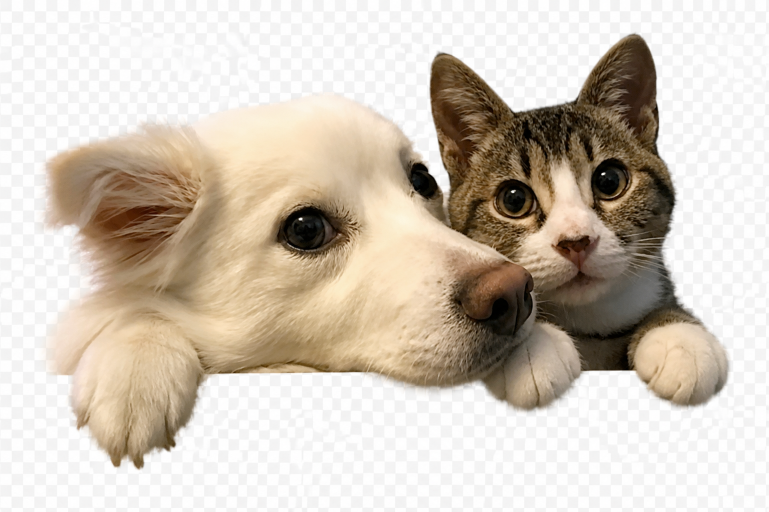
#> input picture work/design-spec/references/cat-dog-photo-edge-exact.png, 1537 x 1023 px (shown at 1/2 size)
$ python render_today_exact.py
#> lines starting #> are read from the running program, lines starting #| are printed output that depends on the picture; after the words box and inside, x2 and y2 are one past the last pixel; in counts of white or black regions, pixels touching at a corner belong together
from pathlib import Path
import random

import cv2
import numpy as np
from PIL import Image, ImageDraw, ImageFilter, ImageFont


ROOT = Path(__file__).resolve().parent
PROJECT = ROOT.parents[2]
REFERENCE = PROJECT / "work" / "design-spec" / "references"
PET_SOURCE = REFERENCE / "cat-dog-photo-edge-exact.png"
PET_CUTOUT = ROOT / "cat-dog-photo-edge-exact-cutout.png"
PHOTO_SOURCE = PROJECT / "work" / "design-v3" / "today-source.jpg"
PHOTO_CROP = ROOT / "today-photo-extracted.jpg"
OUTPUT = ROOT / "today-exact-cat-dog-v1.png"

SCALE = 3
WIDTH, HEIGHT = 360 * SCALE, 800 * SCALE


def px(value):
    return int(round(value * SCALE))


def ui_font(size, bold=False):
    name = "msyhbd.ttc" if bold else "msyh.ttc"
    return ImageFont.truetype(str(Path("C:/Windows/Fonts") / name), px(size))


def remove_checkerboard_background():
    source = cv2.imread(str(PET_SOURCE), cv2.IMREAD_COLOR)
#> source is the input picture: shape (1023, 1537, 3); mean B, G, R 186, 198.8, 209
    height, width = source.shape[:2]
#> height = 1023; width = 1537
    hsv = cv2.cvtColor(source, cv2.COLOR_BGR2HSV)
#> hsv: shape (1023, 1537, 3); mean H, S, V 19.4, 42.4, 209

    mask = np.full((height, width), cv2.GC_PR_FGD, dtype=np.uint8)
    pale_neutral = (hsv[:, :, 1] < 20) & (hsv[:, :, 2] > 225)
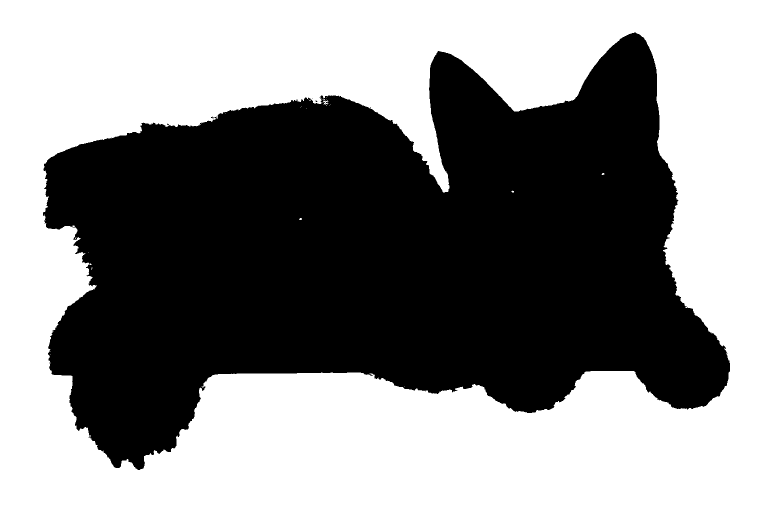
#> pale_neutral: shape (1023, 1537) bool (shown at 1/2 size); 53.6% white; 5 black regions (4 under 20 px), largest, box (x1, y1, x2, y2) and area: (86, 65, 1460, 940) 729949
    mask[pale_neutral] = cv2.GC_PR_BGD

    edge = max(12, round(min(height, width) * 0.012))
#> edge = 12
    mask[:edge, :] = cv2.GC_BGD
    mask[-edge:, :] = cv2.GC_BGD
    mask[:, :edge] = cv2.GC_BGD
    mask[:, -edge:] = cv2.GC_BGD

    definite_pet = (hsv[:, :, 1] > 34) | (hsv[:, :, 2] < 205)
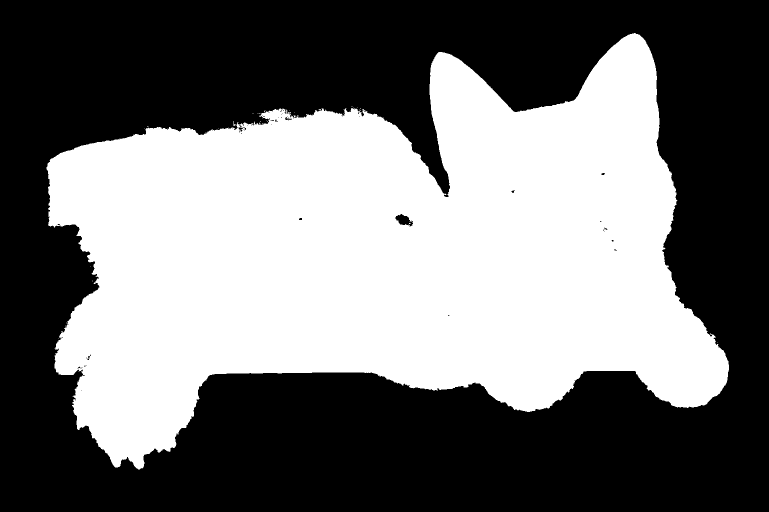
#> definite_pet: shape (1023, 1537) bool (shown at 1/2 size); 45% white; 30 white regions (29 under 20 px), largest, box (x1, y1, x2, y2) and area: (93, 66, 1458, 939) 707254
    mask[definite_pet] = cv2.GC_FGD

    background = np.zeros((1, 65), np.float64)
    foreground = np.zeros((1, 65), np.float64)
    cv2.grabCut(source, mask, None, background, foreground, 7, cv2.GC_INIT_WITH_MASK)

    alpha = np.where(
        (mask == cv2.GC_FGD) | (mask == cv2.GC_PR_FGD), 255, 0
    ).astype(np.uint8)
    alpha = cv2.GaussianBlur(alpha, (0, 0), 0.7)
    alpha[alpha < 16] = 0

    rgba = cv2.cvtColor(source, cv2.COLOR_BGR2RGBA)
    rgba[:, :, 3] = alpha
    result = Image.fromarray(rgba)
    bbox = result.getbbox()
#> bbox = (86, 65, 1459, 940)
    if bbox:
        result = result.crop(bbox)
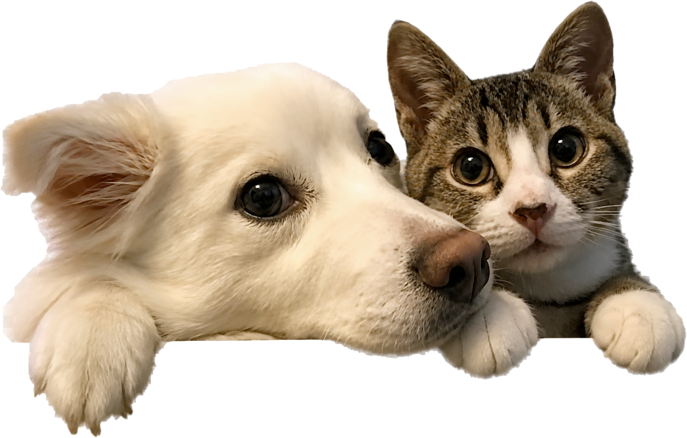
#> result: PIL image 1373x875 RGBA (shown at 1/2 size); mean R, G, B, A 196.7, 183.4, 166.7, 154.2; transparent parts drawn white
    result.save(PET_CUTOUT)


def extract_today_photo():
#> (the run stopped early here; a loop or call above may not have finished)

$ run again, with work/design-spec/mockups/ledger-cat-dog-receipts-v1-source-matte.png copied over work/design-spec/references/cat-dog-photo-edge-exact.png
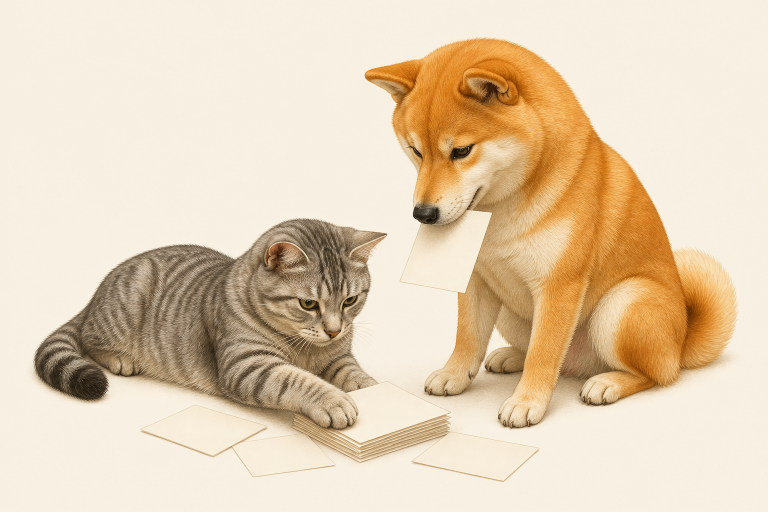
#> input picture work/design-spec/mockups/ledger-cat-dog-receipts-v1-source-matte.png, 1536 x 1024 px (shown at 1/2 size)
#> in remove_checkerboard_background, source is the input picture: shape (1024, 1536, 3); mean B, G, R 179.7, 207, 226.7
#> hsv: shape (1024, 1536, 3); mean H, S, V 18.6, 58.6, 226.7
#> in remove_checkerboard_background, `pale_neutral = (hsv[:, :, 1] < 20) & (hsv[:, :, 2] > 225)`:
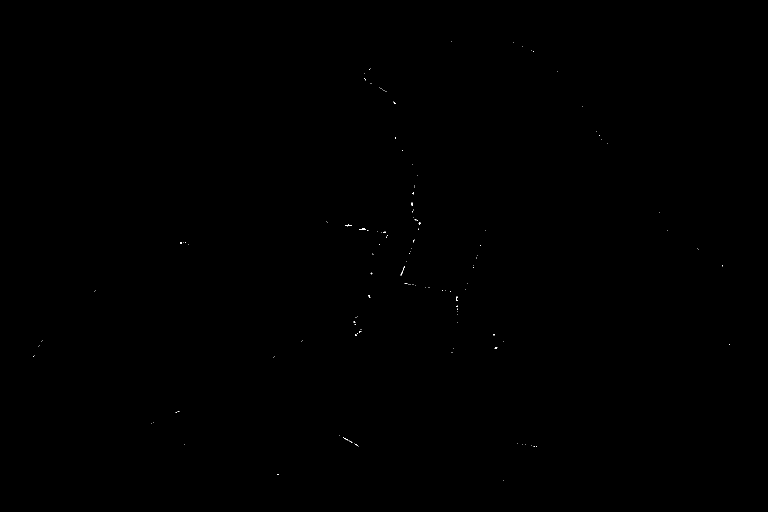
#> pale_neutral: shape (1024, 1536) bool (shown at 1/2 size); 0.03% white in thin lines or dots, all inside (x1, y1, x2, y2) = (67, 83, 1459, 961)
#> definite_pet: shape (1024, 1536) bool; 35.5% white; 205 white regions (198 under 20 px), largest, box (x1, y1, x2, y2) and area: (60, 73, 1477, 964) 557174, (1043, 895, 1063, 905) 84, (1030, 897, 1043, 912) 45
#> bbox = (59, 72, 1478, 965)
#> in remove_checkerboard_background, `result = result.crop(bbox)`:
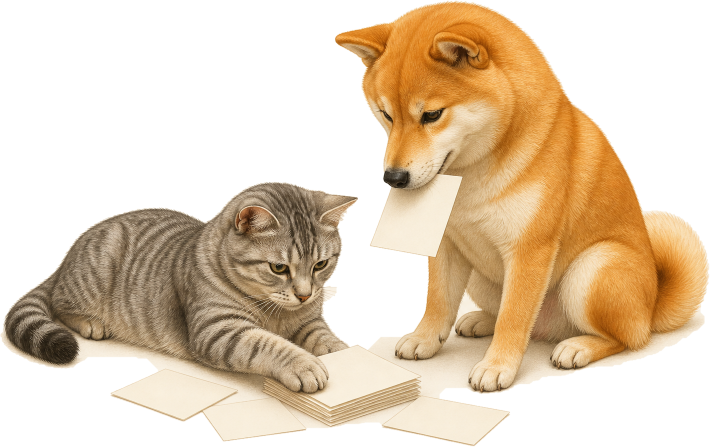
#> result: PIL image 1419x893 RGBA (shown at 1/2 size); mean R, G, B, A 221.8, 199, 168.5, 127.9; transparent parts drawn white
